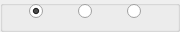
          <widget class="QGroupBox" name="groupBox_11">
           <property name="sizePolicy">
            <sizepolicy hsizetype="Minimum" vsizetype="Ignored">
             <horstretch>0</horstretch>
             <verstretch>0</verstretch>
            </sizepolicy>
           </property>
           <property name="title">
            <string/>
           </property>
           <property name="flat">
            <bool>false</bool>
           </property>
           <widget class="QWidget" name="horizontalLayoutWidget_12">
            <property name="geometry">
             <rect>
              <x>0</x>
              <y>0</y>
              <width>171</width>
              <height>23</height>
             </rect>
            </property>
            <layout class="QHBoxLayout" name="horizontalLayout_14">
             <item>
              <widget class="QRadioButton" name="radioButtonPerimeterUnknown">
               <property name="sizePolicy">
                <sizepolicy hsizetype="Maximum" vsizetype="Maximum">
                 <horstretch>0</horstretch>
                 <verstretch>0</verstretch>
                </sizepolicy>
               </property>
               <property name="text">
                <string/>
               </property>
               <property name="checked">
                <bool>true</bool>
               </property>
              </widget>
             </item>
             <item>
              <widget class="QRadioButton" name="radioButtonPerimeterHave">
               <property name="sizePolicy">
                <sizepolicy hsizetype="Maximum" vsizetype="Fixed">
                 <horstretch>0</horstretch>
                 <verstretch>0</verstretch>
                </sizepolicy>
               </property>
               <property name="text">
                <string/>
               </property>
              </widget>
             </item>
             <item>
              <widget class="QRadioButton" name="radioButtonPerimeterFind">
               <property name="sizePolicy">
                <sizepolicy hsizetype="Maximum" vsizetype="Fixed">
                 <horstretch>0</horstretch>
                 <verstretch>0</verstretch>
                </sizepolicy>
               </property>
               <property name="text">
                <string/>
               </property>
              </widget>
             </item>
            </layout>
           </widget>
          </widget>
